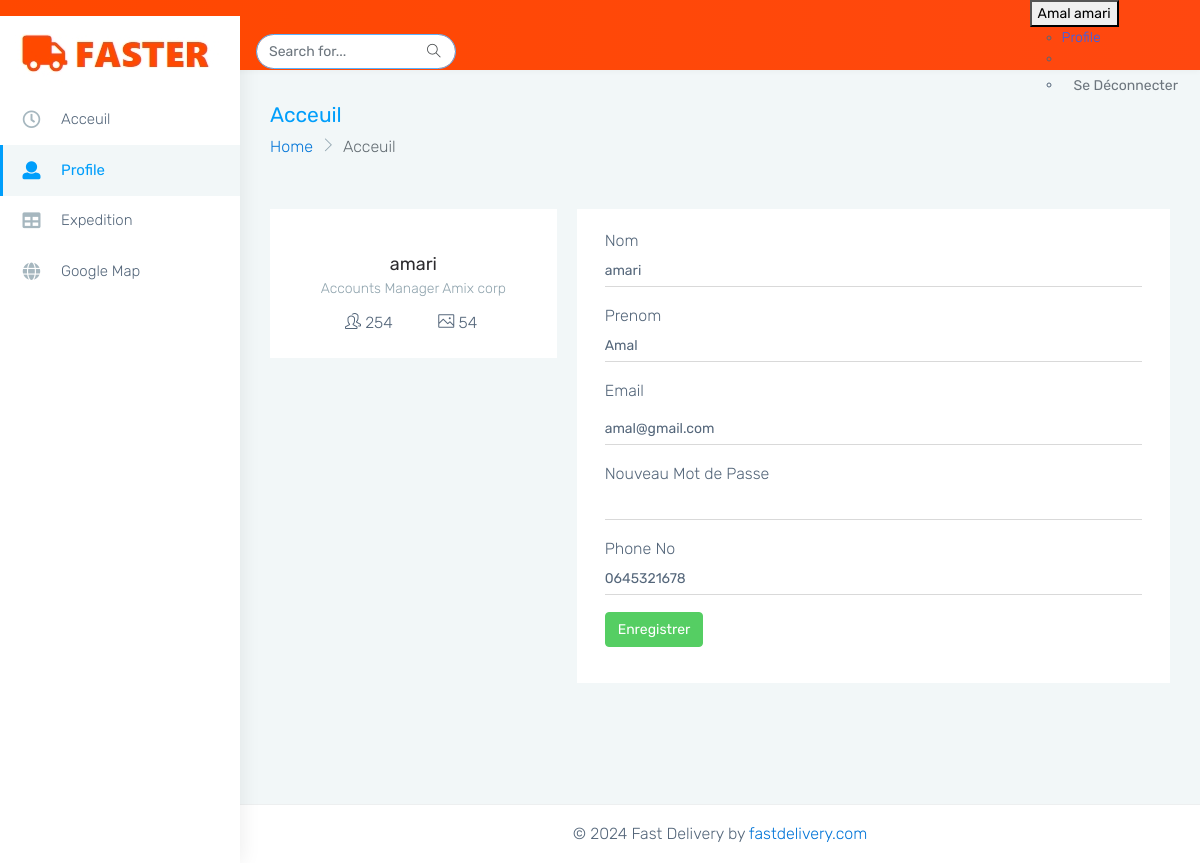
Screenshot of /src/client/profile.php (signed in) with the database file from the repository.
### tables this page shows
CREATE TABLE `clients` (
  `id` int(11) NOT NULL,
  `prenom` varchar(50) NOT NULL,
  `nom` varchar(100) DEFAULT NULL,
  `email` text DEFAULT NULL,
  `contact` varchar(100) DEFAULT NULL,
  `role` varchar(50) NOT NULL,
  `password` varchar(255) NOT NULL
);

### src/client/profile.php (the view, shortened to what this page needs)
<?php
include_once 'config.php';
$user_id = $_SESSION['id'];
$query = "SELECT id, nom, prenom, email, contact FROM clients WHERE id = ?";
$stmt = $conn->prepare($query);
$stmt->bind_param("i", $user_id);
$stmt->execute();
$result = $stmt->get_result();
if ($result->num_rows > 0) {
    $user = $result->fetch_assoc();
    $prenom = $user["prenom"];
    $nom = $user["nom"];
    $email = $user["email"];
    $contact = $user["contact"];
} else {
    echo "Erreur : Utilisateur non trouvé.";
    exit();
}
?>
<!DOCTYPE html>
<html dir="ltr" lang="en">
<head>
    <link href="../../assets/plugins/chartist/dist/chartist.min.css" rel="stylesheet">
    <link href="../../assets/css/client_css/style.min.css" rel="stylesheet">
    <link rel="stylesheet" href="https://cdn.jsdelivr.net/npm/uikit@3.21.0/dist/css/uikit.min.css" />
</head>
<body>
    <div id="main-wrapper" data-layout="vertical" data-navbarbg="skin6" data-sidebartype="full"
        data-sidebar-position="absolute" data-header-position="absolute" data-boxed-layout="full">
        <header class="topbar" data-navbarbg="skin6" style="background-image: linear-gradient(to right, #FF4800 , #FF4810);">
            <nav class="navbar top-navbar navbar-expand-md navbar-dark">
                <div class="navbar-header" data-logobg="skin6">
                    <a class="navbar-brand" href="acceuil.php">
                        <span class="logo-text">
                            <img src="../../assets/img/logo-text.png" alt="homepage" class="dark-logo" />
                        </span>
                    </a>
                </div>
                <div class="navbar-collapse collapse" id="navbarSupportedContent" data-navbarbg="skin5">
                    <ul class="navbar-nav me-auto mt-md-0 ">
                        <li class="nav-item hidden-sm-down">
                            <form class="app-search ps-3">
                                <input type="text" class="form-control" placeholder="Search for..."> <a
                                    class="srh-btn"><i class="ti-search"></i></a>
                            </form>
                        </li>
                    </ul>
                    <ul class="navbar-nav">
                        <li class="nav-item dropdown">
                        <div class="uk-inline">
    <button class="uk-button uk-button-default" type="button"><?php echo $prenom.' '.$nom ?></button>
    <div uk-dropdown>
        <ul class="uk-nav uk-dropdown-nav">
            <li class="uk-active"><a href="profile.php">Profile</a></li>
            <li class="uk-nav-divider"></li>
            <li>
                <form action="logout.php" method="post">
                   <a> <button type="submit" class="border-0 btn btn-outline-secondary" >Se Déconnecter</button></a>
                </form></li>
        </ul>
    </div>
</div>
                        </li>
                    </ul>
                </div>
            </nav>
        </header>
        <aside class="left-sidebar" data-sidebarbg="skin6">
            <div class="scroll-sidebar">
                <nav class="sidebar-nav">
                    <ul id="sidebarnav">
                        <li class="sidebar-item">
                            <a class="sidebar-link waves-effect waves-dark sidebar-link" href="acceuil.php" aria-expanded="false">
                                <i class="me-3 far fa-clock fa-fw" aria-hidden="true"></i>
                                <span class="hide-menu">Acceuil</span>
                            </a>
                        </li>
                        <li class="sidebar-item">
                            <a class="sidebar-link waves-effect waves-dark sidebar-link" href="profile.php" aria-expanded="false">
                                <i class="me-3 fa fa-user" aria-hidden="true"></i>
                                <span class="hide-menu">Profile</span>
                            </a>
                        </li>
                        <li class="sidebar-item">
            <a class="sidebar-link waves-effect waves-dark sidebar-link" href="expedition.php" aria-expanded="false">
                <i class="me-3 fa fa-table" aria-hidden="true"></i>
                <span class="hide-menu">Expedition</span>
            </a>
        </li>
                        <li class="sidebar-item">
                            <a class="sidebar-link waves-effect waves-dark sidebar-link" href="map-google.html" aria-expanded="false">
                                <i class="me-3 fa fa-globe" aria-hidden="true"></i>
                                <span class="hide-menu">Google Map</span>
                            </a>
                        </li>
                    </ul>
                </nav>
            </div>
        </aside>
        <div class="page-wrapper">
            <div class="page-breadcrumb">
                <div class="row align-items-center">
                    <div class="col-md-6 col-8 align-self-center">
                        <h3 class="page-title mb-0 p-0">Acceuil</h3>
                        <div class="d-flex align-items-center">
                            <nav aria-label="breadcrumb">
                                <ol class="breadcrumb">
                                    <li class="breadcrumb-item"><a href="#">Home</a></li>
                                    <li class="breadcrumb-item active" aria-current="page">Acceuil</li>
                                </ol>
                            </nav>
                        </div>
                    </div>
                </div>
            </div>
            <div class="container-fluid">
                <div class="row">
                    <div class="col-lg-4 col-xlg-3 col-md-5">
                        <div class="card">
                            <div class="card-body profile-card">
                                <center class="mt-4">
                                    <h4 class="card-title mt-2"><?php  echo $_SESSION['username'] ;?></h4>
                                    <h6 class="card-subtitle">Accounts Manager Amix corp</h6>
                                    <div class="row justify-content-center">
                                        <div class="col-4">
                                            <a href="javascript:void(0)" class="link">
                                                <i class="icon-people" aria-hidden="true"></i>
                                                <span class="font-normal">254</span>
                                            </a>
                                        </div>
                                        <div class="col-4">
                                            <a href="javascript:void(0)" class="link">
                                                <i class="icon-picture" aria-hidden="true"></i>
                                                <span class="font-normal">54</span>
                                            </a>
                                        </div>
                                    </div>
                                </center>
                            </div>
                        </div>
                    </div>
                    <div class="col-lg-8 col-xlg-9 col-md-7">
                        <div class="card">
                            <div class="card-body">
                                <form class="form-horizontal form-material mx-2" method="POST" action="profile.php">
                                    <div class="form-group">
                                        <label class="col-md-12 mb-0">Nom</label>
                                        <div class="col-md-12">
                                            <input type="text" name="nom" value="<?php echo $nom; ?>" class="form-control ps-0 form-control-line">
                                        </div>
                                    </div>
                                    <div class="form-group">
                                        <label class="col-md-12 mb-0">Prenom</label>
                                        <div class="col-md-12">
                                            <input type="text" name="prenom" value="<?php echo $prenom; ?>" class="form-control ps-0 form-control-line">
                                        </div>
                                    </div>
                                    <div class="form-group">
                                        <label for="example-email" class="col-md-12">Email</label>
                                        <div class="col-md-12">
                                            <input type="email" name="email" value="<?php echo $email; ?>" class="form-control ps-0 form-control-line" id="example-email">
                                        </div>
                                    </div>
                                    <div class="form-group">
                                        <label class="col-md-12 mb-0">Nouveau Mot de Passe</label>
                                        <div class="col-md-12">
                                            <input type="password" name="password" class="form-control ps-0 form-control-line">
                                        </div>
                                    </div>
                                    <div class="form-group">
                                        <label class="col-md-12 mb-0">Phone No</label>
                                        <div class="col-md-12">
                                            <input type="text" name="contact" value="<?php echo $contact; ?>" class="form-control ps-0 form-control-line">
                                        </div>
                                    </div>
                                    <div class="form-group">
                                        <div class="col-sm-12 d-flex">
                                            <button class="btn btn-success mx-auto mx-md-0 text-white">Enregistrer</button>
                                        </div>
                                    </div>
                                </form>
                            </div>
                        </div>
                    </div>
                </div>
            </div>
            <footer class="footer text-center">
                © 2024 Fast Delivery by <a href="https://www.wrappixel.com/">fastdelivery.com</a>
            </footer>
        </div>
    </div>
</body>
</html>

### rows the page displays
clients: prenom "Amal", nom "amari", email "amal@gmail.com", contact "0645321678"

### other values shown
$_SESSION['username'] "amari"
